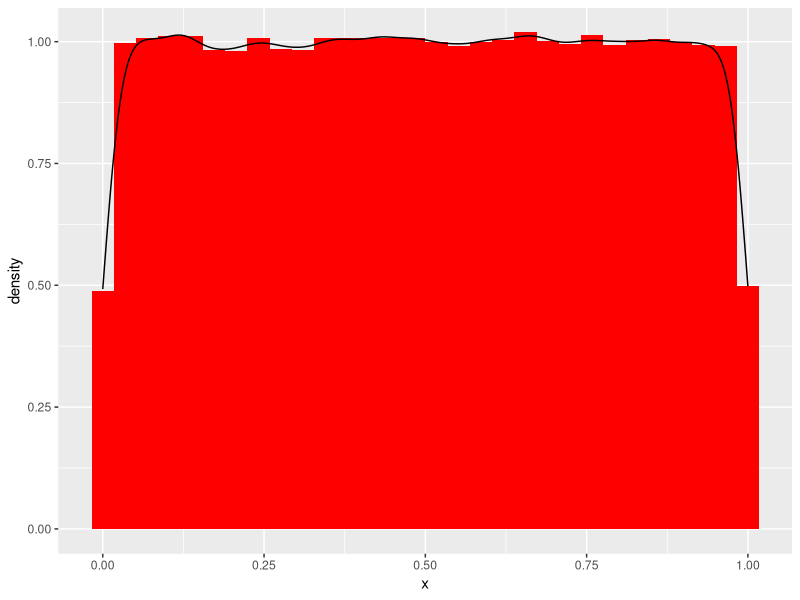
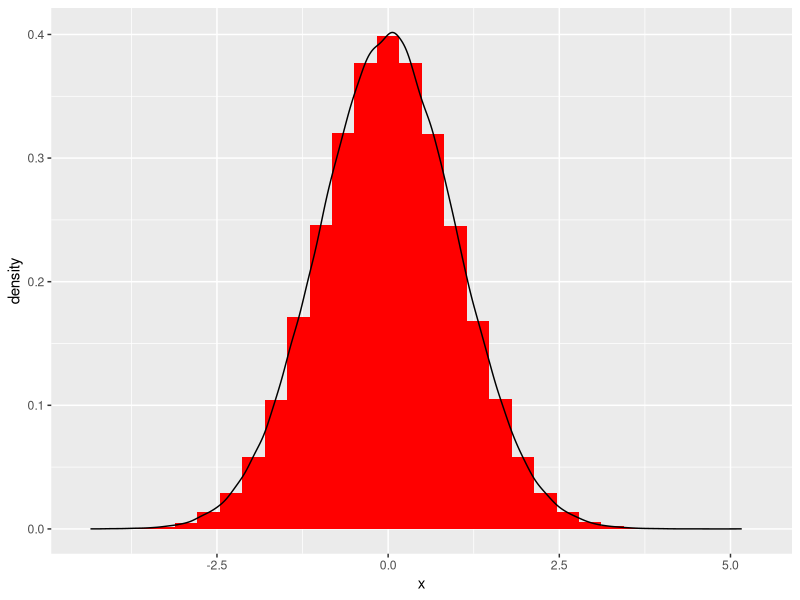
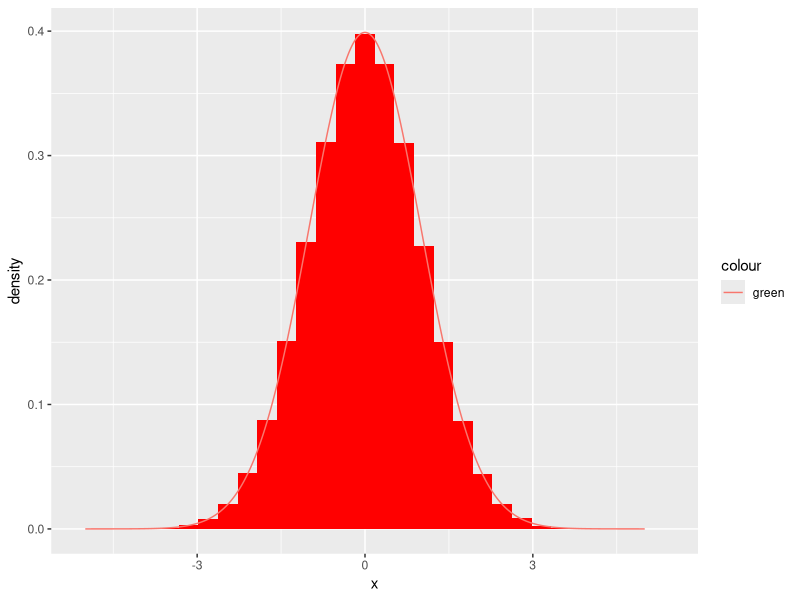
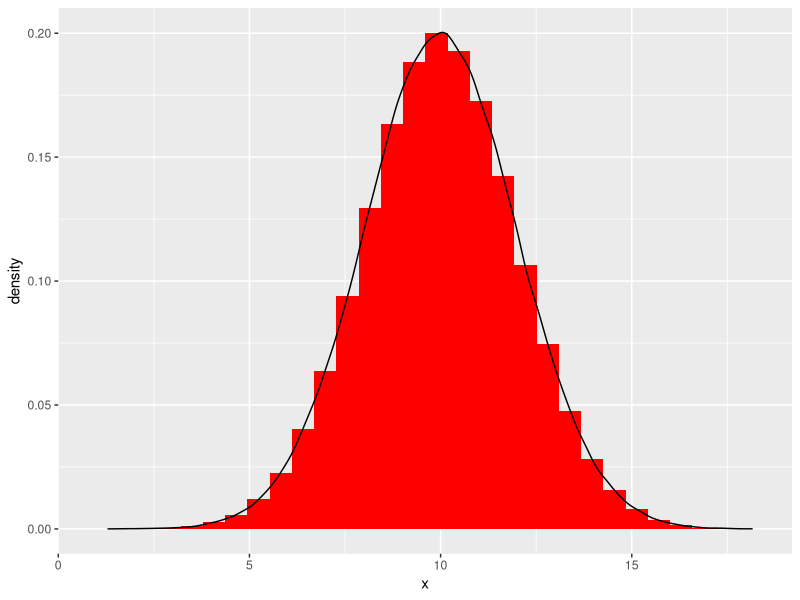
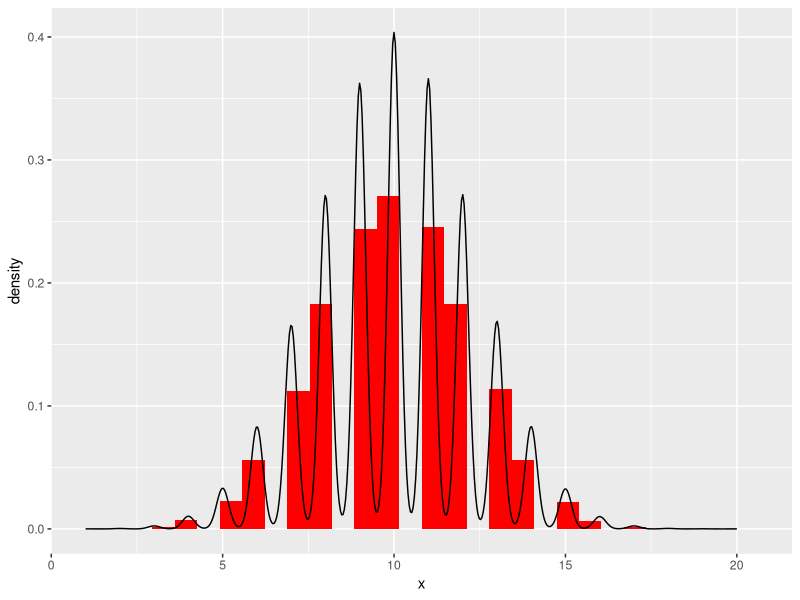

R code for these plots, in order:
# равномерное распределение (unif)
rnd_unif  <- data.frame(x=runif(200000))

punif(40000,min=30000,max=60000)
qunif(1/3,min=30000,max=60000)
qunif(1/2,min=30000,max=60000)
require(ggplot2)
ggplot(data=rnd_unif,aes(x=x,y=..density..))+
  geom_histogram(fill="red")+geom_density()
# нормальное  распределение (norm)
rnd_norm<- data.frame(x=rnorm(200000))
ggplot(data=rnd_norm,aes(x=x,y=..density..))+
  geom_histogram(fill="red")+geom_density()
fun_norm  <-data.frame(x = seq(-5,5,length.out = 20000))
fun_norm$val  <-  dnorm(fun_norm$x)
ggplot(data=rnd_norm,aes(x=x,y=..density..))+
  geom_histogram(fill="red")+
#  geom_density()+
  geom_line(data=fun_norm,aes(col="green",x=x,y=val))

rnd_norm_10_2<- data.frame(x=rnorm(200000,mean = 10,sd=2))
ggplot(data=rnd_norm_10_2,aes(x=x,y=..density..))+
  geom_histogram(fill="red")+geom_density()

summary(rnd_norm_10_2)
mean(rnd_norm_10_2$x)
median(rnd_norm_10_2$x)
sd(rnd_norm_10_2$x)
var(rnd_norm_10_2$x)


# биноминальное распределение (binom)
rnd_binom_20<- data.frame(x=rbinom(200000,size=20,prob=0.5))
ggplot(data=rnd_binom_20,aes(x=x,y=..density..))+
  geom_histogram(fill="red")+geom_density()



# распределение Пуассона (pois) The Poisson Distribution
